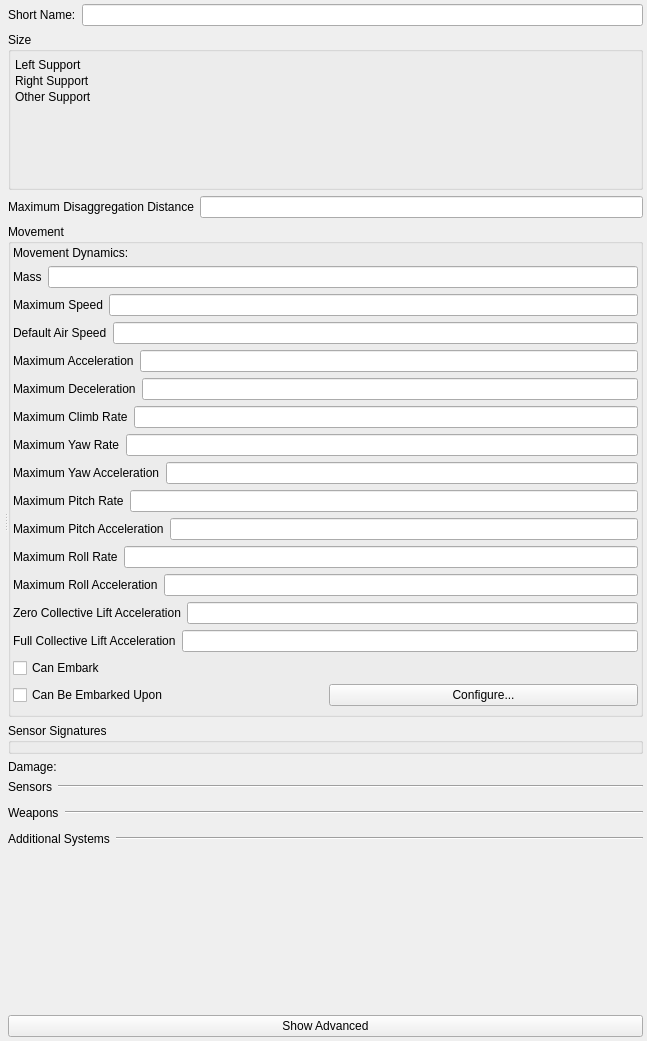
<?xml version="1.0" encoding="UTF-8"?>
<ui version="4.0">
 <class>Form</class>
 <widget class="QWidget" name="Form">
  <property name="geometry">
   <rect>
    <x>0</x>
    <y>0</y>
    <width>647</width>
    <height>1041</height>
   </rect>
  </property>
  <property name="windowTitle">
   <string>Form</string>
  </property>
  <layout class="QVBoxLayout" name="verticalLayout_9">
   <property name="margin">
    <number>4</number>
   </property>
   <item>
    <widget class="QSplitter" name="splitter">
     <property name="orientation">
      <enum>Qt::Horizontal</enum>
     </property>
     <widget class="QWidget" name="layoutWidget">
      <layout class="QVBoxLayout" name="verticalLayout_8">
       <property name="margin">
        <number>0</number>
       </property>
       <item>
        <widget class="QWidget" name="myGeneralCanvas" native="true">
         <property name="sizePolicy">
          <sizepolicy hsizetype="MinimumExpanding" vsizetype="Fixed">
           <horstretch>0</horstretch>
           <verstretch>0</verstretch>
          </sizepolicy>
         </property>
         <property name="element_type" stdset="0">
          <string>general_canvas</string>
         </property>
        </widget>
       </item>
       <item>
        <widget class="QWidget" name="myDisplayWidget" native="true">
         <property name="element_type" stdset="0">
          <string>display_widget_canvas</string>
         </property>
        </widget>
       </item>
      </layout>
     </widget>
     <widget class="QWidget" name="layoutWidget">
      <layout class="QVBoxLayout" name="verticalLayout_7">
       <item>
        <layout class="QHBoxLayout" name="horizontalLayout">
         <item>
          <widget class="QLabel" name="short_name_label">
           <property name="text">
            <string>Short Name:</string>
           </property>
          </widget>
         </item>
         <item>
          <widget class="QLineEdit" name="short_name"/>
         </item>
        </layout>
       </item>
       <item>
        <widget class="QGroupBox" name="boundingVolumeGroupBox">
         <property name="title">
          <string>Size</string>
         </property>
         <layout class="QGridLayout" name="gridLayout_2">
          <property name="sizeConstraint">
           <enum>QLayout::SetNoConstraint</enum>
          </property>
          <property name="margin">
           <number>4</number>
          </property>
          <property name="spacing">
           <number>2</number>
          </property>
          <item row="1" column="0" colspan="2">
           <widget class="QWidget" name="bounding_volume" native="true">
            <property name="minimumSize">
             <size>
              <width>0</width>
              <height>0</height>
             </size>
            </property>
           </widget>
          </item>
          <item row="2" column="0">
           <widget class="QLabel" name="left_support_label">
            <property name="sizePolicy">
             <sizepolicy hsizetype="Minimum" vsizetype="Minimum">
              <horstretch>0</horstretch>
              <verstretch>0</verstretch>
             </sizepolicy>
            </property>
            <property name="text">
             <string>Left Support</string>
            </property>
           </widget>
          </item>
          <item row="2" column="1">
           <widget class="QWidget" name="left_support" native="true">
            <property name="sizePolicy">
             <sizepolicy hsizetype="MinimumExpanding" vsizetype="Minimum">
              <horstretch>0</horstretch>
              <verstretch>0</verstretch>
             </sizepolicy>
            </property>
            <property name="element_type" stdset="0">
             <string>vector-parameter-data</string>
            </property>
            <property name="single_row" stdset="0">
             <bool>true</bool>
            </property>
            <property name="default_value" stdset="0">
             <string>1,-1,0</string>
            </property>
           </widget>
          </item>
          <item row="3" column="0">
           <widget class="QLabel" name="right_support_label">
            <property name="sizePolicy">
             <sizepolicy hsizetype="Minimum" vsizetype="Minimum">
              <horstretch>0</horstretch>
              <verstretch>0</verstretch>
             </sizepolicy>
            </property>
            <property name="text">
             <string>Right Support</string>
            </property>
           </widget>
          </item>
          <item row="3" column="1">
           <widget class="QWidget" name="right_support" native="true">
            <property name="sizePolicy">
             <sizepolicy hsizetype="MinimumExpanding" vsizetype="Minimum">
              <horstretch>0</horstretch>
              <verstretch>0</verstretch>
             </sizepolicy>
            </property>
            <property name="element_type" stdset="0">
             <string>vector-parameter-data</string>
            </property>
            <property name="single_row" stdset="0">
             <bool>true</bool>
            </property>
            <property name="default_value" stdset="0">
             <string>1,1,0</string>
            </property>
           </widget>
          </item>
          <item row="4" column="0">
           <widget class="QLabel" name="other_support_label">
            <property name="sizePolicy">
             <sizepolicy hsizetype="Minimum" vsizetype="Minimum">
              <horstretch>0</horstretch>
              <verstretch>0</verstretch>
             </sizepolicy>
            </property>
            <property name="text">
             <string>Other Support</string>
            </property>
           </widget>
          </item>
          <item row="4" column="1">
           <widget class="QWidget" name="other_support" native="true">
            <property name="sizePolicy">
             <sizepolicy hsizetype="MinimumExpanding" vsizetype="Minimum">
              <horstretch>0</horstretch>
              <verstretch>0</verstretch>
             </sizepolicy>
            </property>
            <property name="element_type" stdset="0">
             <string>vector-parameter-data</string>
            </property>
            <property name="single_row" stdset="0">
             <bool>true</bool>
            </property>
            <property name="default_value" stdset="0">
             <string>-1,0,0</string>
            </property>
           </widget>
          </item>
          <item row="5" column="0" colspan="2">
           <widget class="QWidget" name="bv_and_sv_calcs" native="true">
            <property name="sizePolicy">
             <sizepolicy hsizetype="MinimumExpanding" vsizetype="MinimumExpanding">
              <horstretch>0</horstretch>
              <verstretch>0</verstretch>
             </sizepolicy>
            </property>
            <property name="minimumSize">
             <size>
              <width>0</width>
              <height>0</height>
             </size>
            </property>
            <property name="calculate_bounding_volume" stdset="0">
             <bool>true</bool>
            </property>
            <property name="calculate_support_points" stdset="0">
             <bool>true</bool>
            </property>
            <property name="element_type" stdset="0">
             <string>bv_sp_calc_widget</string>
            </property>
           </widget>
          </item>
         </layout>
        </widget>
       </item>
       <item>
        <layout class="QHBoxLayout" name="horizontalLayout_2">
         <item>
          <widget class="QLabel" name="disaggregation_range_label">
           <property name="text">
            <string>Maximum Disaggregation Distance</string>
           </property>
          </widget>
         </item>
         <item>
          <widget class="QLineEdit" name="disaggregation_range">
           <property name="display-units" stdset="0">
            <string>meters</string>
           </property>
           <property name="source-units" stdset="0">
            <string>meters</string>
           </property>
           <property name="hide_by_default" stdset="0">
            <bool>true</bool>
           </property>
          </widget>
         </item>
        </layout>
       </item>
       <item>
        <widget class="QGroupBox" name="movementGroupBox">
         <property name="title">
          <string>Movement</string>
         </property>
         <layout class="QVBoxLayout" name="verticalLayout">
          <property name="margin">
           <number>2</number>
          </property>
          <item>
           <layout class="QHBoxLayout" name="horizontalLayout_7">
            <item>
             <widget class="QLabel" name="movement_system_label">
              <property name="text">
               <string>Movement Dynamics:</string>
              </property>
             </widget>
            </item>
            <item>
             <widget class="QWidget" name="movement_system" native="true">
              <property name="category" stdset="0">
               <string>movement</string>
              </property>
              <property name="none-selected-text" stdset="0">
               <string>Immobile</string>
              </property>
              <property name="element_type" stdset="0">
               <string>single_system_selector</string>
              </property>
             </widget>
            </item>
           </layout>
          </item>
          <item>
           <layout class="QHBoxLayout" name="horizontalLayout_3">
            <item>
             <widget class="QLabel" name="mass_label">
              <property name="text">
               <string>Mass</string>
              </property>
             </widget>
            </item>
            <item>
             <widget class="QLineEdit" name="mass">
              <property name="source-units" stdset="0">
               <string>kilograms</string>
              </property>
              <property name="display-units" stdset="0">
               <string>kilograms</string>
              </property>
             </widget>
            </item>
           </layout>
          </item>
          <item>
           <layout class="QHBoxLayout" name="horizontalLayout_4">
            <item>
             <widget class="QLabel" name="max_speed_label">
              <property name="text">
               <string>Maximum Speed</string>
              </property>
             </widget>
            </item>
            <item>
             <widget class="QLineEdit" name="max_speed">
              <property name="source-units" stdset="0">
               <string>meters-per-second</string>
              </property>
              <property name="display-units" stdset="0">
               <string>kilometers-per-hour</string>
              </property>
             </widget>
            </item>
           </layout>
          </item>
          <item>
           <layout class="QHBoxLayout" name="horizontalLayout_14">
            <item>
             <widget class="QLabel" name="ordered_speed_label">
              <property name="text">
               <string>Default Air Speed</string>
              </property>
             </widget>
            </item>
            <item>
             <widget class="QLineEdit" name="ordered_speed">
              <property name="source-units" stdset="0">
               <string>meters-per-second</string>
              </property>
              <property name="display-units" stdset="0">
               <string>kilometers-per-hour</string>
              </property>
             </widget>
            </item>
           </layout>
          </item>
          <item>
           <layout class="QHBoxLayout" name="horizontalLayout_15">
            <item>
             <widget class="QLabel" name="max_acceleration_label">
              <property name="text">
               <string>Maximum Acceleration</string>
              </property>
             </widget>
            </item>
            <item>
             <widget class="QLineEdit" name="max_acceleration">
              <property name="source-units" stdset="0">
               <string>meters-per-second2</string>
              </property>
              <property name="display-units" stdset="0">
               <string>meters-per-second2</string>
              </property>
             </widget>
            </item>
           </layout>
          </item>
          <item>
           <layout class="QHBoxLayout" name="horizontalLayout_16">
            <item>
             <widget class="QLabel" name="max_deceleration_label">
              <property name="text">
               <string>Maximum Deceleration</string>
              </property>
             </widget>
            </item>
            <item>
             <widget class="QLineEdit" name="max_deceleration">
              <property name="source-units" stdset="0">
               <string>meters-per-second2</string>
              </property>
              <property name="display-units" stdset="0">
               <string>meters-per-second2</string>
              </property>
             </widget>
            </item>
           </layout>
          </item>
          <item>
           <layout class="QHBoxLayout" name="horizontalLayout_17">
            <item>
             <widget class="QLabel" name="max_climb_rate_label">
              <property name="text">
               <string>Maximum Climb Rate</string>
              </property>
             </widget>
            </item>
            <item>
             <widget class="QLineEdit" name="max_climb_rate">
              <property name="source-units" stdset="0">
               <string>meters-per-second</string>
              </property>
              <property name="display-units" stdset="0">
               <string>meters-per-minute</string>
              </property>
             </widget>
            </item>
           </layout>
          </item>
          <item>
           <layout class="QHBoxLayout" name="horizontalLayout_18">
            <item>
             <widget class="QLabel" name="max_yaw_rate_label">
              <property name="text">
               <string>Maximum Yaw Rate</string>
              </property>
             </widget>
            </item>
            <item>
             <widget class="QLineEdit" name="max_yaw_rate">
              <property name="source-units" stdset="0">
               <string>radians-per-second</string>
              </property>
              <property name="display-units" stdset="0">
               <string>degrees-per-second</string>
              </property>
             </widget>
            </item>
           </layout>
          </item>
          <item>
           <layout class="QHBoxLayout" name="horizontalLayout_21">
            <item>
             <widget class="QLabel" name="max_yaw_acceleration_label">
              <property name="text">
               <string>Maximum Yaw Acceleration</string>
              </property>
             </widget>
            </item>
            <item>
             <widget class="QLineEdit" name="max_yaw_acceleration">
              <property name="source-units" stdset="0">
               <string>radians-per-second2</string>
              </property>
              <property name="display-units" stdset="0">
               <string>degrees-per-second2</string>
              </property>
             </widget>
            </item>
           </layout>
          </item>
          <item>
           <layout class="QHBoxLayout" name="horizontalLayout_19">
            <item>
             <widget class="QLabel" name="max_pitch_rate_label">
              <property name="text">
               <string>Maximum Pitch Rate</string>
              </property>
             </widget>
            </item>
            <item>
             <widget class="QLineEdit" name="max_pitch_rate">
              <property name="source-units" stdset="0">
               <string>radians-per-second</string>
              </property>
              <property name="display-units" stdset="0">
               <string>degrees-per-second</string>
              </property>
             </widget>
            </item>
           </layout>
          </item>
          <item>
           <layout class="QHBoxLayout" name="horizontalLayout_22">
            <item>
             <widget class="QLabel" name="max_pitch_acceleration_label">
              <property name="text">
               <string>Maximum Pitch Acceleration</string>
              </property>
             </widget>
            </item>
            <item>
             <widget class="QLineEdit" name="max_pitch_acceleration">
              <property name="source-units" stdset="0">
               <string>radians-per-second2</string>
              </property>
              <property name="display-units" stdset="0">
               <string>degrees-per-second2</string>
              </property>
             </widget>
            </item>
           </layout>
          </item>
          <item>
           <layout class="QHBoxLayout" name="horizontalLayout_20">
            <item>
             <widget class="QLabel" name="max_roll_rate_label">
              <property name="text">
               <string>Maximum Roll Rate</string>
              </property>
             </widget>
            </item>
            <item>
             <widget class="QLineEdit" name="max_roll_rate">
              <property name="source-units" stdset="0">
               <string>radians-per-second</string>
              </property>
              <property name="display-units" stdset="0">
               <string>degrees-per-second</string>
              </property>
             </widget>
            </item>
           </layout>
          </item>
          <item>
           <layout class="QHBoxLayout" name="horizontalLayout_23">
            <item>
             <widget class="QLabel" name="max_roll_acceleration_label">
              <property name="text">
               <string>Maximum Roll Acceleration</string>
              </property>
             </widget>
            </item>
            <item>
             <widget class="QLineEdit" name="max_roll_acceleration">
              <property name="source-units" stdset="0">
               <string>radians-per-second2</string>
              </property>
              <property name="display-units" stdset="0">
               <string>degrees-per-second2</string>
              </property>
             </widget>
            </item>
           </layout>
          </item>
          <item>
           <layout class="QHBoxLayout" name="horizontalLayout_5">
            <item>
             <widget class="QLabel" name="zero_collective_lift_acceleration_label">
              <property name="text">
               <string>Zero Collective Lift Acceleration</string>
              </property>
             </widget>
            </item>
            <item>
             <widget class="QLineEdit" name="zero_collective_lift_acceleration">
              <property name="source-units" stdset="0">
               <string>meters-per-second2</string>
              </property>
              <property name="display-units" stdset="0">
               <string>meters-per-second2</string>
              </property>
             </widget>
            </item>
           </layout>
          </item>
          <item>
           <layout class="QHBoxLayout" name="horizontalLayout_1000">
            <item>
             <widget class="QLabel" name="full_collective_lift_acceleration_label">
              <property name="text">
               <string>Full Collective Lift Acceleration</string>
              </property>
             </widget>
            </item>
            <item>
             <widget class="QLineEdit" name="full_collective_lift_acceleration">
              <property name="source-units" stdset="0">
               <string>meters-per-second2</string>
              </property>
              <property name="display-units" stdset="0">
               <string>meters-per-second2</string>
              </property>
             </widget>
            </item>
           </layout>
          </item>
          <item>
           <widget class="QCheckBox" name="can_embark">
            <property name="text">
             <string>Can Embark</string>
            </property>
            <property name="element_type" stdset="0">
             <string>DtRwBoolean</string>
            </property>
           </widget>
          </item>
          <item>
           <layout class="QHBoxLayout" name="horizontalLayout_12">
            <item>
             <widget class="QCheckBox" name="can_be_embarked_upon">
              <property name="text">
               <string>Can Be Embarked Upon</string>
              </property>
              <property name="element_type" stdset="0">
               <string>DtRwBoolean</string>
              </property>
             </widget>
            </item>
            <item>
             <widget class="QPushButton" name="configure_embarkation">
              <property name="text">
               <string>Configure...</string>
              </property>
              <property name="enable_if_checked" stdset="0">
               <string>can_be_embarked_upon</string>
              </property>
              <property name="slot" stdset="0">
               <string>change_embarkation</string>
              </property>
              <property name="element_type" stdset="0">
               <string>push_button</string>
              </property>
              <property name="disable_if_multiple_selection" stdset="0">
               <bool>true</bool>
              </property>
             </widget>
            </item>
           </layout>
          </item>
          <item>
           <layout class="QVBoxLayout" name="verticalLayout_10">
            <item>
             <widget class="QWidget" name="object_geometry_filename" native="true">
              <property name="element_type" stdset="0">
               <string>object-geometry</string>
              </property>
             </widget>
            </item>
           </layout>
          </item>
         </layout>
        </widget>
       </item>
       <item>
        <widget class="QGroupBox" name="sensorSignaturesGroupBox">
         <property name="title">
          <string>Sensor Signatures</string>
         </property>
         <layout class="QVBoxLayout" name="verticalLayout_3">
          <property name="spacing">
           <number>2</number>
          </property>
          <property name="margin">
           <number>2</number>
          </property>
          <item>
           <widget class="QWidget" name="sensor_signatures" native="true">
            <property name="default-signatures" stdset="0">
             <string>visual-signature=4.0;radar-signature=0.5;infrared-signature=4.0</string>
            </property>
           </widget>
          </item>
         </layout>
        </widget>
       </item>
       <item>
        <layout class="QHBoxLayout" name="horizontalLayout_8">
         <item>
          <widget class="QLabel" name="damage_system_label">
           <property name="text">
            <string>Damage:</string>
           </property>
          </widget>
         </item>
         <item>
          <widget class="QWidget" name="damage_system" native="true">
           <property name="category" stdset="0">
            <string>damage</string>
           </property>
           <property name="none-selected-text" stdset="0">
            <string>Undamagable</string>
           </property>
           <property name="element_type" stdset="0">
            <string>single_system_selector</string>
           </property>
          </widget>
         </item>
        </layout>
       </item>
       <item>
        <layout class="QVBoxLayout" name="verticalLayout_4">
         <item>
          <layout class="QHBoxLayout" name="horizontalLayout_9">
           <item>
            <widget class="QLabel" name="sensor_system_selector_label">
             <property name="sizePolicy">
              <sizepolicy hsizetype="Fixed" vsizetype="Fixed">
               <horstretch>0</horstretch>
               <verstretch>0</verstretch>
              </sizepolicy>
             </property>
             <property name="text">
              <string>Sensors</string>
             </property>
            </widget>
           </item>
           <item>
            <widget class="Line" name="line">
             <property name="orientation">
              <enum>Qt::Horizontal</enum>
             </property>
            </widget>
           </item>
          </layout>
         </item>
         <item>
          <widget class="QWidget" name="sensor_system_selector" native="true">
           <property name="category" stdset="0">
            <string>sensor</string>
           </property>
           <property name="element_type" stdset="0">
            <string>multi_system_selector</string>
           </property>
          </widget>
         </item>
        </layout>
       </item>
       <item>
        <layout class="QVBoxLayout" name="verticalLayout_5">
         <item>
          <layout class="QHBoxLayout" name="horizontalLayout_10">
           <item>
            <widget class="QLabel" name="weapon_system_selector_label">
             <property name="sizePolicy">
              <sizepolicy hsizetype="Fixed" vsizetype="Fixed">
               <horstretch>0</horstretch>
               <verstretch>0</verstretch>
              </sizepolicy>
             </property>
             <property name="text">
              <string>Weapons</string>
             </property>
            </widget>
           </item>
           <item>
            <widget class="Line" name="line_2">
             <property name="orientation">
              <enum>Qt::Horizontal</enum>
             </property>
            </widget>
           </item>
          </layout>
         </item>
         <item>
          <widget class="QWidget" name="weapon_system_selector" native="true">
           <property name="category" stdset="0">
            <string>weapon</string>
           </property>
           <property name="element_type" stdset="0">
            <string>multi_system_selector</string>
           </property>
          </widget>
         </item>
        </layout>
       </item>
       <item>
        <layout class="QVBoxLayout" name="verticalLayout_6">
         <item>
          <layout class="QHBoxLayout" name="horizontalLayout_11">
           <item>
            <widget class="QLabel" name="other_system_selector_label">
             <property name="sizePolicy">
              <sizepolicy hsizetype="Fixed" vsizetype="Fixed">
               <horstretch>0</horstretch>
               <verstretch>0</verstretch>
              </sizepolicy>
             </property>
             <property name="text">
              <string>Additional Systems</string>
             </property>
            </widget>
           </item>
           <item>
            <widget class="Line" name="line_3">
             <property name="orientation">
              <enum>Qt::Horizontal</enum>
             </property>
            </widget>
           </item>
          </layout>
         </item>
         <item>
          <widget class="QWidget" name="other_system_selector" native="true">
           <property name="category" stdset="0">
            <string>other</string>
           </property>
           <property name="element_type" stdset="0">
            <string>multi_system_selector</string>
           </property>
          </widget>
         </item>
        </layout>
       </item>
       <item>
        <spacer name="verticalSpacer">
         <property name="orientation">
          <enum>Qt::Vertical</enum>
         </property>
         <property name="sizeHint" stdset="0">
          <size>
           <width>20</width>
           <height>18</height>
          </size>
         </property>
        </spacer>
       </item>
       <item>
        <widget class="QPushButton" name="myShowAdvanced">
         <property name="text">
          <string>Show Advanced</string>
         </property>
         <property name="checkable">
          <bool>true</bool>
         </property>
         <property name="signal_slot" stdset="0">
          <string>toggled(bool);this;showHiddenControls(bool)</string>
         </property>
        </widget>
       </item>
      </layout>
     </widget>
    </widget>
   </item>
  </layout>
 </widget>
 <resources/>
 <connections/>
</ui>
